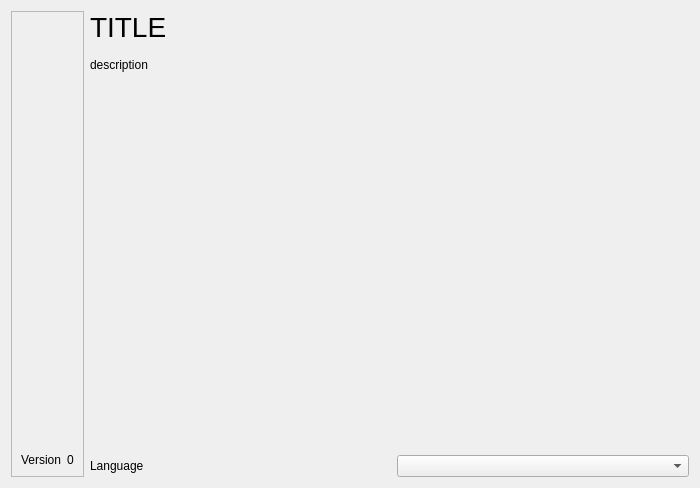
<?xml version="1.0" encoding="UTF-8"?>
<ui version="4.0">
 <class>WizardStartPage</class>
 <widget class="QWizardPage" name="WizardStartPage">
  <property name="geometry">
   <rect>
    <x>0</x>
    <y>0</y>
    <width>700</width>
    <height>488</height>
   </rect>
  </property>
  <property name="sizePolicy">
   <sizepolicy hsizetype="Preferred" vsizetype="Minimum">
    <horstretch>0</horstretch>
    <verstretch>0</verstretch>
   </sizepolicy>
  </property>
  <property name="windowTitle">
   <string notr="true">WizardPage</string>
  </property>
  <layout class="QHBoxLayout" name="horizontalLayout">
   <property name="sizeConstraint">
    <enum>QLayout::SetMinimumSize</enum>
   </property>
   <item>
    <widget class="ColoredFrame" name="frame_4">
     <property name="sizePolicy">
      <sizepolicy hsizetype="Maximum" vsizetype="Minimum">
       <horstretch>0</horstretch>
       <verstretch>0</verstretch>
      </sizepolicy>
     </property>
     <property name="frameShape">
      <enum>QFrame::StyledPanel</enum>
     </property>
     <property name="frameShadow">
      <enum>QFrame::Raised</enum>
     </property>
     <property name="lineWidth">
      <number>0</number>
     </property>
     <layout class="QVBoxLayout" name="verticalLayout_3">
      <property name="sizeConstraint">
       <enum>QLayout::SetMinimumSize</enum>
      </property>
      <item>
       <widget class="QLabel" name="logo">
        <property name="sizePolicy">
         <sizepolicy hsizetype="Minimum" vsizetype="Preferred">
          <horstretch>0</horstretch>
          <verstretch>0</verstretch>
         </sizepolicy>
        </property>
        <property name="text">
         <string/>
        </property>
        <property name="pixmap">
         <pixmap resource="../../assets/sxdrive/graphics.qrc">:/icons/systemicon.png</pixmap>
        </property>
       </widget>
      </item>
      <item>
       <spacer name="verticalSpacer_4">
        <property name="orientation">
         <enum>Qt::Vertical</enum>
        </property>
        <property name="sizeHint" stdset="0">
         <size>
          <width>20</width>
          <height>20</height>
         </size>
        </property>
       </spacer>
      </item>
      <item>
       <layout class="QHBoxLayout" name="horizontalLayout_36">
        <property name="sizeConstraint">
         <enum>QLayout::SetMinimumSize</enum>
        </property>
        <item>
         <widget class="QLabel" name="versionLabel0">
          <property name="sizePolicy">
           <sizepolicy hsizetype="Minimum" vsizetype="Preferred">
            <horstretch>0</horstretch>
            <verstretch>0</verstretch>
           </sizepolicy>
          </property>
          <property name="text">
           <string notr="true">Version</string>
          </property>
         </widget>
        </item>
        <item>
         <widget class="QLabel" name="versionLabel1">
          <property name="sizePolicy">
           <sizepolicy hsizetype="Minimum" vsizetype="Preferred">
            <horstretch>0</horstretch>
            <verstretch>0</verstretch>
           </sizepolicy>
          </property>
          <property name="text">
           <string notr="true">0</string>
          </property>
         </widget>
        </item>
       </layout>
      </item>
     </layout>
    </widget>
   </item>
   <item>
    <layout class="QVBoxLayout" name="verticalLayout_28">
     <property name="spacing">
      <number>15</number>
     </property>
     <item>
      <widget class="QLabel" name="label_31">
       <property name="sizePolicy">
        <sizepolicy hsizetype="Preferred" vsizetype="Minimum">
         <horstretch>0</horstretch>
         <verstretch>0</verstretch>
        </sizepolicy>
       </property>
       <property name="font">
        <font>
         <pointsize>21</pointsize>
        </font>
       </property>
       <property name="text">
        <string notr="true">TITLE</string>
       </property>
       <property name="textFormat">
        <enum>Qt::RichText</enum>
       </property>
       <property name="wordWrap">
        <bool>true</bool>
       </property>
      </widget>
     </item>
     <item>
      <widget class="QLabel" name="label_32">
       <property name="sizePolicy">
        <sizepolicy hsizetype="Preferred" vsizetype="Minimum">
         <horstretch>0</horstretch>
         <verstretch>0</verstretch>
        </sizepolicy>
       </property>
       <property name="text">
        <string notr="true">description</string>
       </property>
       <property name="textFormat">
        <enum>Qt::RichText</enum>
       </property>
       <property name="alignment">
        <set>Qt::AlignJustify|Qt::AlignVCenter</set>
       </property>
       <property name="wordWrap">
        <bool>true</bool>
       </property>
       <property name="openExternalLinks">
        <bool>true</bool>
       </property>
      </widget>
     </item>
     <item>
      <spacer name="verticalSpacer_7">
       <property name="orientation">
        <enum>Qt::Vertical</enum>
       </property>
       <property name="sizeHint" stdset="0">
        <size>
         <width>20</width>
         <height>40</height>
        </size>
       </property>
      </spacer>
     </item>
     <item>
      <layout class="QHBoxLayout" name="horizontalLayout_2">
       <property name="sizeConstraint">
        <enum>QLayout::SetMinimumSize</enum>
       </property>
       <item>
        <widget class="QLabel" name="label">
         <property name="sizePolicy">
          <sizepolicy hsizetype="Preferred" vsizetype="Minimum">
           <horstretch>0</horstretch>
           <verstretch>0</verstretch>
          </sizepolicy>
         </property>
         <property name="text">
          <string notr="true">Language</string>
         </property>
        </widget>
       </item>
       <item>
        <widget class="QComboBox" name="comboBox">
         <property name="sizePolicy">
          <sizepolicy hsizetype="Preferred" vsizetype="Minimum">
           <horstretch>0</horstretch>
           <verstretch>0</verstretch>
          </sizepolicy>
         </property>
        </widget>
       </item>
      </layout>
     </item>
    </layout>
   </item>
  </layout>
 </widget>
 <customwidgets>
  <customwidget>
   <class>ColoredFrame</class>
   <extends>QFrame</extends>
   <header location="global">coloredframe.h</header>
   <container>1</container>
  </customwidget>
 </customwidgets>
 <resources>
  <include location="../../assets/sxdrive/graphics.qrc"/>
 </resources>
 <connections/>
</ui>
